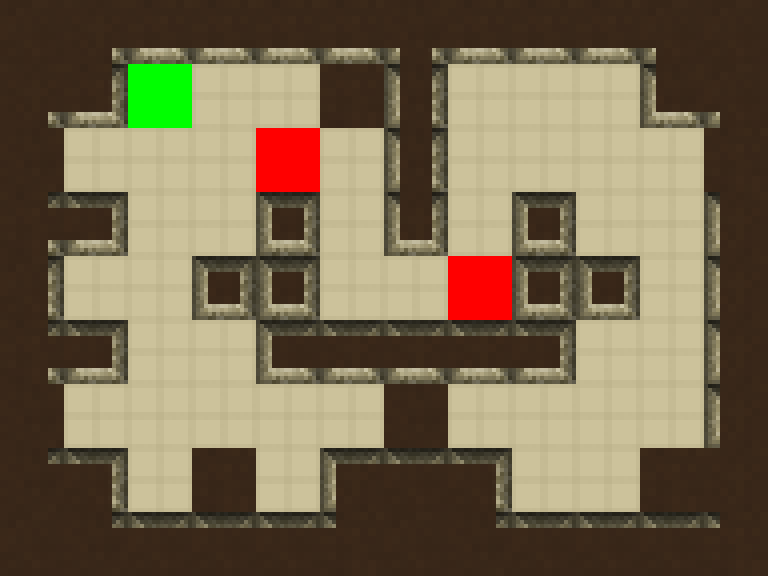

This game map was drawn from its Tiled (.tmx) file and the tilesets committed beside it. A one-line description and the trimmed map source follow:
An orthogonal 12x9 tile map with 64x64 px tiles, 2 tile layers (Layout, Objects).

<map version="1.0" orientation="orthogonal" renderorder="left-up" width="12" height="9" tilewidth="64" tileheight="64">
 <tileset firstgid="1" name="tiles" tilewidth="64" tileheight="64">
  <image source="tiles.png" trans="ff00ff" width="512" height="512" />
  <terraintypes>
   <terrain name="New Terrain" tile="-1" />
  </terraintypes>
  <tile id="0">
   <properties>
    <property name="collisionGroup" value="1" />
   </properties>
  </tile>
  <tile id="1">
   <properties>
    <property name="collisionGroup" value="1" />
   </properties>
  </tile>
  <tile id="2">
   <properties>
    <property name="collisionGroup" value="1" />
   </properties>
  </tile>
  <tile id="3">
   <properties>
    <property name="collisionGroup" value="1" />
   </properties>
  </tile>
  <tile id="4">
   <properties>
    <property name="collisionGroup" value="1" />
   </properties>
  </tile>
  <tile id="5">
   <properties>
    <property name="collisionGroup" value="1" />
   </properties>
  </tile>
  <tile id="6">
   <properties>
    <property name="collisionGroup" value="1" />
   </properties>
  </tile>
  <tile id="7">
   <properties>
    <property name="collisionGroup" value="1" />
   </properties>
  </tile>
  <tile id="8">
   <properties>
    <property name="collisionGroup" value="1" />
   </properties>
  </tile>
  <tile id="9">
   <properties>
    <property name="collisionGroup" value="1" />
   </properties>
  </tile>
  <tile id="10">
   <properties>
    <property name="collisionGroup" value="1" />
   </properties>
  </tile>
  <tile id="11">
   <properties>
    <property name="collisionGroup" value="1" />
   </properties>
  </tile>
  <tile id="12">
   <properties>
    <property name="collisionGroup" value="1" />
   </properties>
  </tile>
  <tile id="13">
   <properties>
    <property name="collisionGroup" value="1" />
   </properties>
  </tile>
  <tile id="14">
   <properties>
    <property name="collisionGroup" value="1" />
   </properties>
  </tile>
  <tile id="15">
   <properties>
    <property name="collisionGroup" value="1" />
   </properties>
  </tile>
  <tile id="16">
   <properties>
    <property name="collisionGroup" value="1" />
   </properties>
  </tile>
  <tile id="17">
   <properties>
    <property name="collisionGroup" value="1" />
   </properties>
  </tile>
  <tile id="18">
   <properties>
    <property name="collisionGroup" value="1" />
   </properties>
  </tile>
  <tile id="19">
   <properties>
    <property name="collisionGroup" value="1" />
   </properties>
  </tile>
  <tile id="20">
   <properties>
    <property name="collisionGroup" value="1" />
   </properties>
  </tile>
  <tile id="21">
   <properties>
    <property name="collisionGroup" value="1" />
   </properties>
  </tile>
  <tile id="22">
   <properties>
    <property name="collisionGroup" value="1" />
   </properties>
  </tile>
  <tile id="23">
   <properties>
    <property name="collisionGroup" value="1" />
   </properties>
  </tile>
  <tile id="24">
   <properties>
    <property name="collisionGroup" value="1" />
   </properties>
  </tile>
  <tile id="25">
   <properties>
    <property name="collisionGroup" value="1" />
   </properties>
  </tile>
  <tile id="26">
   <properties>
    <property name="collisionGroup" value="1" />
   </properties>
  </tile>
  <tile id="27">
   <properties>
    <property name="collisionGroup" value="1" />
   </properties>
  </tile>
  <tile id="28">
   <properties>
    <property name="collisionGroup" value="1" />
   </properties>
  </tile>
  <tile id="29">
   <properties>
    <property name="collisionGroup" value="1" />
   </properties>
  </tile>
  <tile id="30">
   <properties>
    <property name="collisionGroup" value="1" />
   </properties>
  </tile>
  <tile id="31">
   <properties>
    <property name="collisionGroup" value="1" />
   </properties>
  </tile>
  <tile id="32">
   <properties>
    <property name="collisionGroup" value="1" />
   </properties>
  </tile>
  <tile id="33">
   <properties>
    <property name="collisionGroup" value="1" />
   </properties>
  </tile>
  <tile id="34">
   <properties>
    <property name="collisionGroup" value="1" />
   </properties>
  </tile>
  <tile id="35">
   <properties>
    <property name="collisionGroup" value="1" />
   </properties>
  </tile>
  <tile id="36">
   <properties>
    <property name="collisionGroup" value="0" />
   </properties>
  </tile>
  <tile id="40">
   <properties>
    <property name="collisionGroup" value="1" />
   </properties>
  </tile>
  <tile id="41">
   <properties>
    <property name="collisionGroup" value="1" />
   </properties>
  </tile>
  <tile id="42">
   <properties>
    <property name="collisionGroup" value="1" />
   </properties>
  </tile>
  <tile id="43">
   <properties>
    <property name="collisionGroup" value="1" />
   </properties>
  </tile>
  <tile id="44">
   <properties>
    <property name="collisionGroup" value="2" />
    <property name="type" value="Exit" />
   </properties>
  </tile>
  <tile id="45">
   <properties>
    <property name="direction" value="L" />
    <property name="type" value="Bow" />
   </properties>
  </tile>
  <tile id="46">
   <properties>
    <property name="direction" value="R" />
    <property name="type" value="Bow" />
   </properties>
  </tile>
  <tile id="47">
   <properties>
    <property name="direction" value="U" />
    <property name="type" value="Bow" />
   </properties>
  </tile>
  <tile id="48">
   <properties>
    <property name="collisionGroup" value="1" />
   </properties>
  </tile>
  <tile id="49">
   <properties>
    <property name="collisionGroup" value="1" />
   </properties>
  </tile>
  <tile id="50">
   <properties>
    <property name="collisionGroup" value="1" />
   </properties>
  </tile>
  <tile id="51">
   <properties>
    <property name="collisionGroup" value="1" />
   </properties>
  </tile>
  <tile id="52">
   <properties>
    <property name="collisionGroup" value="2" />
    <property name="type" value="Exit" />
   </properties>
  </tile>
  <tile id="53">
   <properties>
    <property name="collisionGroup" value="2" />
    <property name="type" value="Exit" />
   </properties>
  </tile>
  <tile id="54">
   <properties>
    <property name="collisionGroup" value="2" />
    <property name="type" value="Exit" />
   </properties>
  </tile>
  <tile id="55">
   <properties>
    <property name="direction" value="B" />
    <property name="type" value="Bow" />
   </properties>
  </tile>
  <tile id="56">
   <properties>
    <property name="collisionGroup" value="1" />
   </properties>
  </tile>
  <tile id="57">
   <properties>
    <property name="collisionGroup" value="1" />
   </properties>
  </tile>
  <tile id="60">
   <properties>
    <property name="type" value="Hero" />
   </properties>
  </tile>
  <tile id="61">
   <properties>
    <property name="type" value="Rock" />
   </properties>
  </tile>
  <tile id="62">
   <properties>
    <property name="type" value="Block" />
   </properties>
  </tile>
  <tile id="63">
   <properties>
    <property name="type" value="Techcard" />
   </properties>
  </tile>
 </tileset>
 <layer name="Layout" width="12" height="9">
  <data>[108 cells, 108 non-empty, 23 distinct tile ids]</data>
 </layer>
 <layer name="Objects" width="12" height="9">
  <data>[108 cells, 11 non-empty, 6 distinct tile ids]</data>
 </layer>
</map>